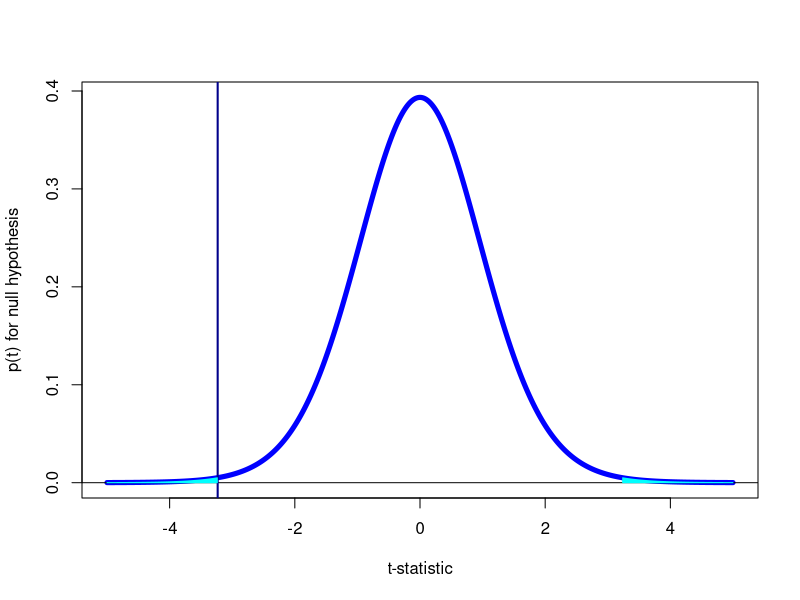
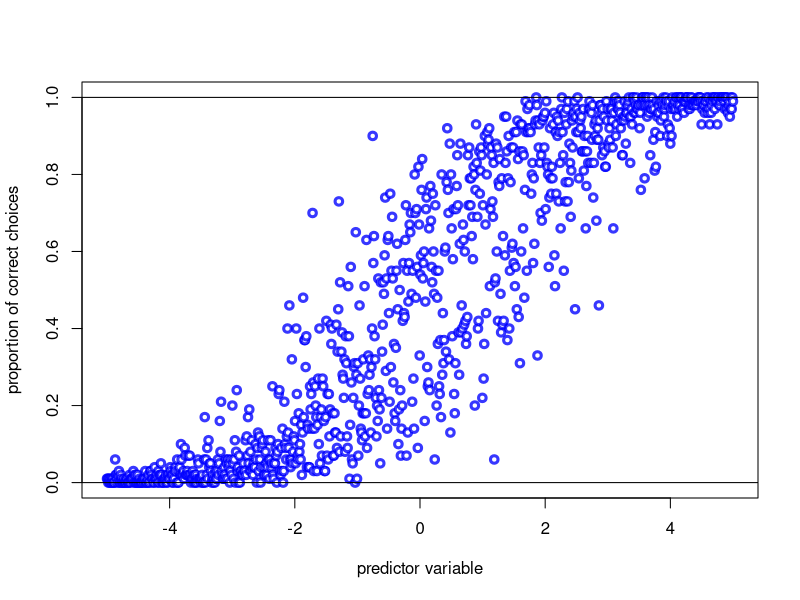
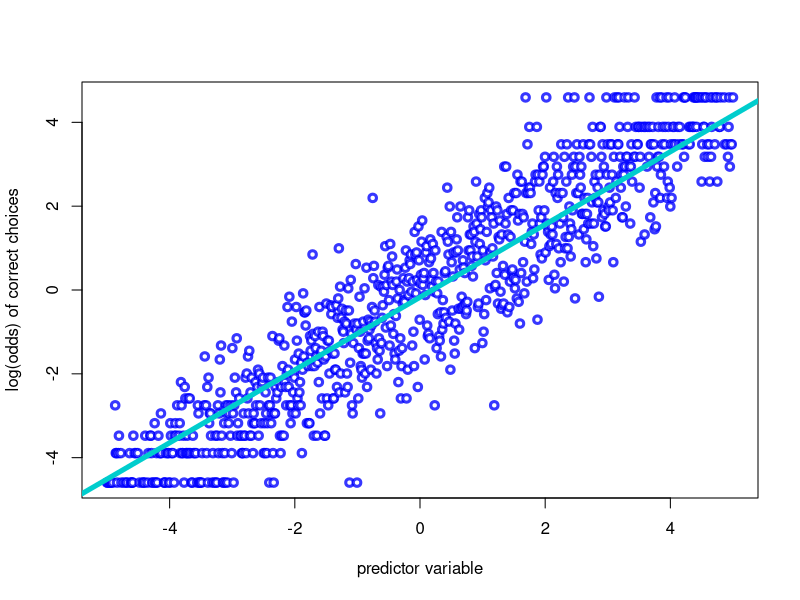
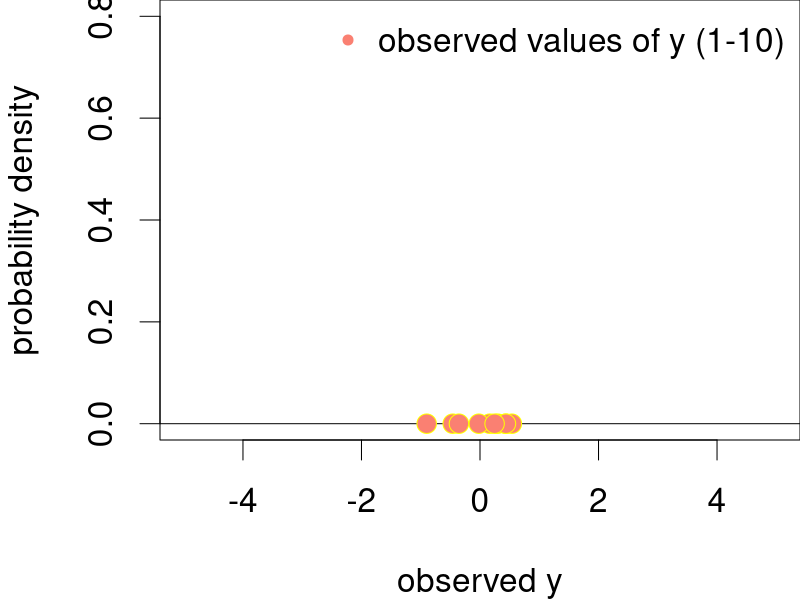
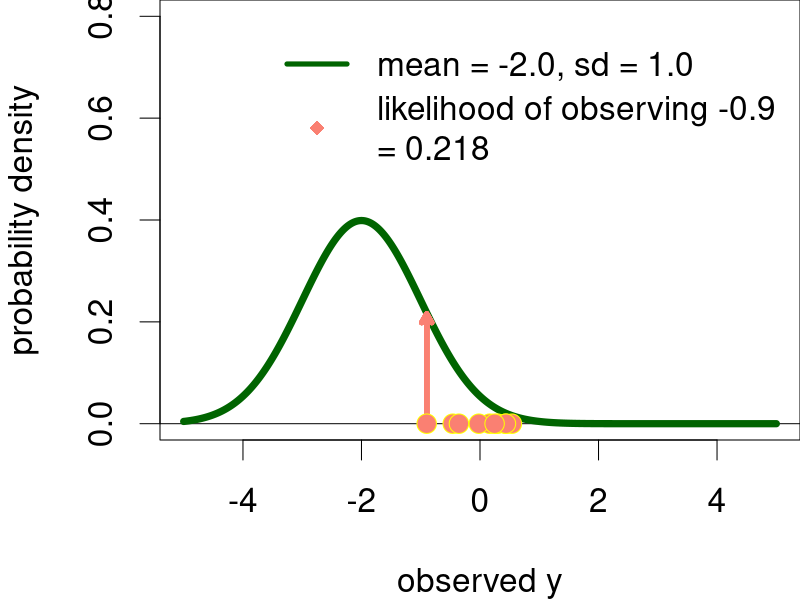
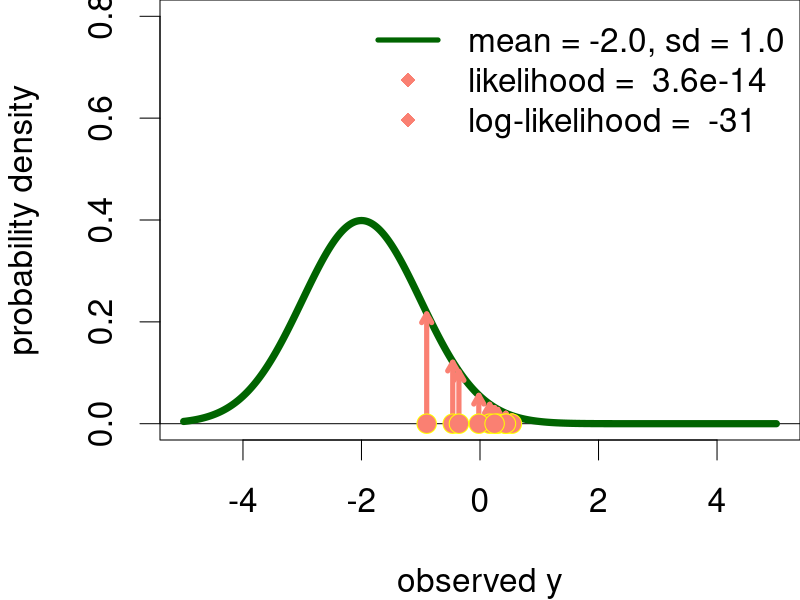
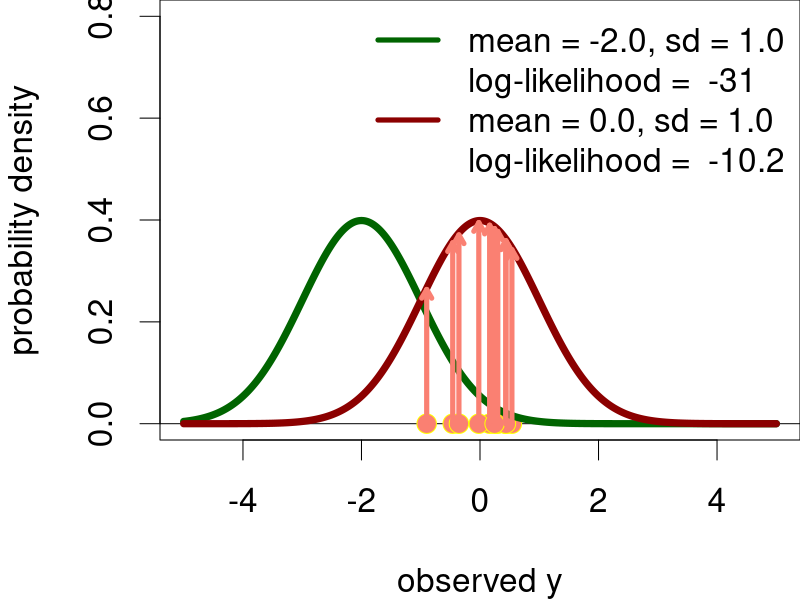
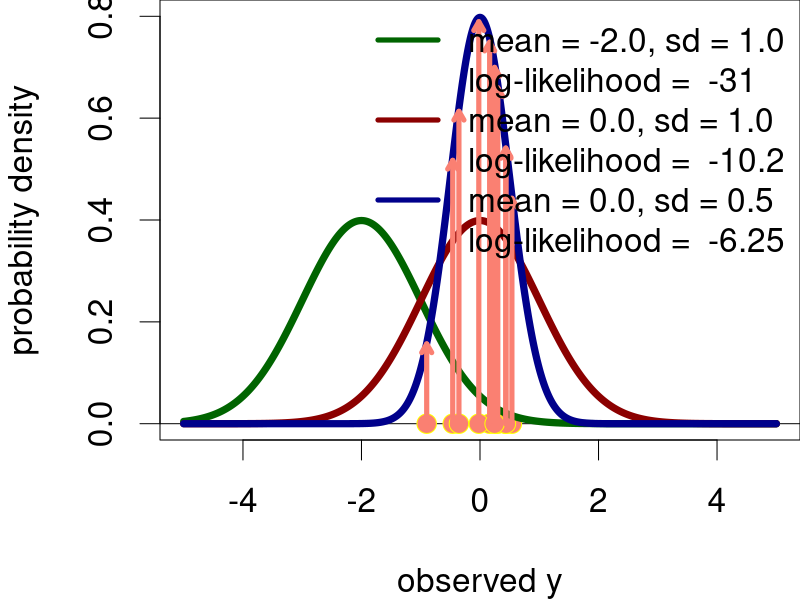

Recreate these plots in R, in order.
# Details ---------------------------------------------------------------
#       AUTHOR:	James Foster              DATE: 2022 06 16
#     MODIFIED:	James Foster              DATE: 2024 06 04
#
#  DESCRIPTION: Extra plots for introducing hypothesis testing and modelling.
#
#       USAGE:  First install the 'report' and 'emmeans' packages as suggested by
#               Rstudio, or by running install.packages('report'); install.packages('emmeans)
#               Run line by line (ctrl+enter), or run whole script (ctrl+shift+s)
#               Organised into subsections in overview (ctrl+shift+o)
#
#	   CHANGES: -More plots for MLE
#
#   REFERENCES: Turner, S. (2017) Essential Statistics with R
#               www.bioconnector.github.io/workshops/r-stats.html#continuous_variables
#               
#               Russell V. Lenth (2021). emmeans: Estimated Marginal Means, 
#               AKA Least-Squares Means. R package version 1.5.4. 
#               https://cran.r-project.org/web/packages/emmeans/vignettes/basics.html
#
#               Šidák, Z. K. (1967). "Rectangular Confidence Regions for the 
#               Means of Multivariate Normal Distributions". J. Am. Statist. Assoc. 
#               62 (318): 626–633. doi:10.1080/01621459.1967.10482935.
#
#TODO
#- Add comments +
#- Comment MLE plots


# Function for saving as PNG ----------------------------------------------
#Save the current figure as a single page PDF with the dimensions displayed
PNGsave  = function(Directory = getwd(),#place to save PNG
                    PlotName = 'My Plot',#name of the plot
                    Expr,#the plot command, as an expression between "{" and "}"
                    Dim = par("din"),#dimensions c(width, height) in inches (default)
                    Res = 150,#resolution in pixels/inch, defaults to 150 
                    ...){#any other commands are passed to png()
  #EXAMPLE
  # PNGsave(Directory = getwd(), PlotName = 'My Plot',
  #   Expr = 
  #     {plot(1:10, (1:10)^2)
  #       abline(h = 50, col = 2)
  #       legend('top',legend = c('x^2', 'x=50'),
  #              pch = c(1,NA), lty = c(NA,1), col = 1:2)
  #     }
  # )
  #open PNG device with the correct name and dimensions
  png(file = file.path(Directory, paste0(PlotName,'.png')),
      width = Dim[1]*Res, height = Dim[2]*Res, res = Res,
      ...
  )
  #evaluate the plotting expression using the environment *outside* the function
  eval(Expr, envir = .GlobalEnv)
  #Doesn't save until invisible device is closed
  dev.off()
  dev.set(dev.prev())#if there was an active device, switch back
}


# t-distribution and p-value ----------------------------------------------
xx = seq(from = -5,
         to = 5,
         length.out = 1e3)
pt = dt(x = xx,
        df = 18
        )
t_val = -3.2324
x_undert = subset(x = xx, 
                  subset = xx<t_val)
pt_undert = subset(x = pt, 
                   subset = xx<t_val)
plot(x = xx, 
     y = pt,
     lwd = 5,
     type = 'l',
     col = 'blue',
     xlab = 't-statistic',
     ylab = 'p(t) for null hypothesis')
abline(h = 0)
abline(v = -3.2324,
       col = 'darkblue',
       lwd = 2)
polygon(x = c(x_undert, rev(x_undert)),
        y = c(pt_undert, rep(x = 0, times = length(x_undert))),
        col = 'cyan',
        border = 'cyan')
polygon(x = c(-x_undert, rev(-x_undert)),
        y = c(pt_undert, rep(x = 0, times = length(x_undert))),
        col = 'cyan',
        border = 'cyan')



# Likelihood calculation --------------------------------------------------
#plot parameters
dm = c(15.5,10)
rs = 300#dots per inch
lw = 7#line width
arlw = 5#arrow line width

set.seed(17070523)#seed the random number generator with Linnaeus' birthday
#generate a random sample of 10 points from a narrow normal distribution
smpl = rnorm(n = 10,
             mean = 0.0,
             sd = 0.5)
#set up parameters for prospective normal distributions
mean_lst = list(a = -2,
                b = 0,
                c = 0)
sd_lst = list(a = 1.0,
                b = 1.0,
                c = 0.5)
#a function to estimate normal distributions across the xx values
Dnorm_xx = function(m,s, ...)
{dnorm(x = xx, mean = m, sd = s, ...)}
#apply the function across mean and sd values
norm_curve_lst = mapply(FUN = Dnorm_xx,
                        m = mean_lst,
                        s = sd_lst,
                        SIMPLIFY = FALSE)

#Plot 0, just the sample
PNGsave(PlotName = 'MLE_0',
        Res = rs,
        Dim = dm,
        Expr = 
          {
            #open the plot
        par(mar = c(4,4,0,0),
            cex = 2)
        #set up the axes
        plot(x = NULL, # no data yet
             xlim = c(-5, 5),
             ylim = c(0,0.8),
             xlab = 'observed y',
             ylab = 'probability density'
             )
        #show minimum probability density
        abline(h = 0)
        #add the data as a stripchart
        stripchart(x = smpl,
                   at = 0,
                   add = TRUE,
                   pch = 21,
                   bg = 'salmon',
                   col = 'yellow',
                   cex = 1.3
                   )
        #label with a legend in the top right
        legend(x = 'topright',
               pch = c(20),
               col = c('salmon'),
               legend = c('observed values of y (1-10)'
               ),
               bty = 'n',
               cex = 1.0
        )
        }
)

#Plot 1 
PNGsave(PlotName = 'MLE_1',
        Res = rs,
        Dim = dm,
        Expr = 
          {
            par(mar = c(4,4,0,0),
                cex = 2)
plot(x = NULL,
     xlim = c(-5, 5),
     ylim = c(0,0.8),
     xlab = 'observed y',
     ylab = 'probability density'
)
abline(h = 0)
lines(x = xx,
      y = norm_curve_lst$a,
      lwd = lw,
      col = 'darkgreen')
arrows(x0 = min(smpl),
       x1 = min(smpl),
       y0 = rep(x = 0, times = length(smpl)),
       y1 = dnorm(x = min(smpl),
                  mean = mean_lst$a,
                  sd = sd_lst$a)*0.99,
       col = 'salmon', 
       lwd = arlw,
       length = 0.1)
stripchart(x = smpl,
           at = 0,
           add = TRUE,
           pch = 21,
           bg = 'salmon',
           col = 'yellow',
           cex = 1.3
)
legend(x = 'topright',
       lty = c(1,NA,NA),
       lwd = c(5,NA,NA),
       pch = c(NA, 18, 18),
       col = c('darkgreen','salmon', 'salmon'),
       legend = c('mean = -2.0, sd = 1.0',
                  paste('likelihood of observing',
                        round(min(smpl),3),
                        '\n=',
                        signif(x = 
                                 dnorm(x = min(smpl),
                                            mean = mean_lst$a,
                                            sd = sd_lst$a),
                               digits = 3)
                  )
       ),
       bty = 'n',
       cex = 1.0
)
})

PNGsave(PlotName = 'MLE_2',
        Res = rs,
        Dim = dm,
        Expr = 
          {
            par(mar = c(4,4,0,0),
                cex = 2)
plot(x = NULL,
     xlim = c(-5, 5),
     ylim = c(0,0.8),
     xlab = 'observed y',
     ylab = 'probability density'
     )
abline(h = 0)
lines(x = xx,
      y = norm_curve_lst$a,
      lwd = lw,
      col = 'darkgreen')
arrows(x0 = smpl,
       x1 = smpl,
       y0 = rep(x = 0, times = length(smpl)),
       y1 = dnorm(x = smpl,
                  mean = mean_lst$a,
                  sd = sd_lst$a)*0.99,
       col = 'salmon', 
       lwd = arlw,
       length = 0.1)
stripchart(x = smpl,
           at = 0,
           add = TRUE,
           pch = 21,
           bg = 'salmon',
           col = 'yellow',
           cex = 1.3
           )
legend(x = 'topright',
       lty = c(1,NA,NA),
       lwd = c(5,NA,NA),
       pch = c(NA, 18, 18),
       col = c('darkgreen','salmon', 'salmon'),
       legend = c('mean = -2.0, sd = 1.0',
                 paste('likelihood = ',
                      signif(x = 
                        prod(dnorm(x = smpl,
                                 mean = mean_lst$a,
                                 sd = sd_lst$a)),
                        digits = 3)
                      ),
                  paste('log-likelihood = ',
                      signif(x = sum(dnorm(x = smpl,
                                 mean = mean_lst$a,
                                 sd = sd_lst$a,
                                log = TRUE)),
                          digits = 3)
                  )
       ),
       bty = 'n',
       cex = 1.0
)
})

PNGsave(PlotName = 'MLE_3',
        Res = rs,
        Dim = dm,
        Expr = 
          {
            par(mar = c(4,4,0,0),
                cex = 2)
plot(x = NULL,
     xlim = c(-5, 5),
     ylim = c(0,0.8),
     xlab = 'observed y',
     ylab = 'probability density'
     )
abline(h = 0)
stripchart(x = smpl,
           at = 0,
           add = TRUE,
           pch = 21,
           bg = 'salmon',
           col = 'yellow',
           cex = 1.3
           )
lines(x = xx,
      y = norm_curve_lst$a,
      lwd = lw,
      col = 'darkgreen')
lines(x = xx,
      y = norm_curve_lst$b,
      lwd = lw,
      col = 'darkred')
arrows(x0 = smpl,
       x1 = smpl,
       y0 = rep(x = 0, times = length(smpl)),
       y1 = dnorm(x = smpl,
                  mean =mean_lst$b,
                  sd = sd_lst$b)*0.99,
       col = 'salmon', 
       lwd = arlw,
       length = 0.1)
legend(x = 'topright',
       lty = c(1,NA,1,NA),
       lwd = c(5,NA,5,NA),
       col = c('darkgreen',
               NA,
               'darkred',
               NA),
       legend = c('mean = -2.0, sd = 1.0',
                  paste('log-likelihood = ',
                        signif(x = 
                                 sum(dnorm(x = smpl,
                                            mean = mean_lst$a,
                                            sd = sd_lst$a,
                                           log = TRUE)),
                               digits = 3)
                  ),
                  'mean = 0.0, sd = 1.0',
                  paste('log-likelihood = ',
                        signif(x = sum(dnorm(x = smpl,
                                             mean = mean_lst$b,
                                             sd = sd_lst$b,
                                             log = TRUE)),
                               digits = 3)
                  )
       ),
       bty = 'n',
       cex = 1.0
)
})

PNGsave(PlotName = 'MLE_4',
        Res = rs,
        Dim = dm,
        Expr = 
          {
            par(mar = c(4,4,0,0),
                cex = 2)
plot(x = NULL,
     xlim = c(-5, 5),
     ylim = c(0,0.8),
     xlab = 'observed y',
     ylab = 'probability density'
     )
abline(h = 0)
stripchart(x = smpl,
           at = 0,
           add = TRUE,
           pch = 21,
           bg = 'salmon',
           col = 'yellow',
           cex = 1.3
           )
lines(x = xx,
      y = norm_curve_lst$a,
      lwd = lw,
      col = 'darkgreen')
lines(x = xx,
      y = norm_curve_lst$b,
      lwd = lw,
      col = 'darkred')
lines(x = xx,
      y = norm_curve_lst$c,
      lwd = lw,
      col = 'darkblue')
arrows(x0 = smpl,
       x1 = smpl,
       y0 = rep(x = 0, times = length(smpl)),
       y1 = dnorm(x = smpl,
                  mean = mean_lst$c,
                  sd = sd_lst$c)*0.99,
       col = 'salmon', 
       lwd = arlw,
       length = 0.1)
legend(x = 'topright',
       lty = c(1,NA,1,NA),
       lwd = c(5,NA,5,NA),
       col = c('darkgreen',
               NA,
               'darkred',
               NA,
               'darkblue',
               NA),
       legend = c('mean = -2.0, sd = 1.0',
                  paste('log-likelihood = ',
                        signif(x = 
                                 sum(dnorm(x = smpl,
                                            mean = mean_lst$a,
                                            sd = sd_lst$a,
                                           log = TRUE)),
                               digits = 3)
                  ),
                  'mean = 0.0, sd = 1.0',
                  paste('log-likelihood = ',
                        signif(x = sum(dnorm(x = smpl,
                                             mean = mean_lst$b,
                                             sd = sd_lst$b,
                                             log = TRUE)),
                               digits = 3)
                  ),
                  'mean = 0.0, sd = 0.5',
                  paste('log-likelihood = ',
                        signif(x = sum(dnorm(x = smpl,
                                             mean = mean_lst$c,
                                             sd = sd_lst$c,
                                             log = TRUE)),
                               digits = 3)
                  )
       ),
       bty = 'n',
       cex = 1.0
)
})

# Multiple parameter MLE calculation --------------------------------------------------
#plot parameters
dm_m = c(6.24,5.45)
rs = 300#dots per inch
lw = 7#line width
arlw = 5#arrow line width

set.seed(17070523)#seed the random number generator with Linnaeus' birthday
#generate a random sample of 10 points from a narrow normal distribution
#set up parameters for prospective normal distributions
m_mean_lst = list(a = -0.60,  
                b = 1.00,
                c = 1.50)
m_sd_lst = list(a = 1.0,
              b = 1.0,
              c = 1.0)
#multiple samples
mlts = sapply(X = m_mean_lst,
              FUN = rnorm,
              n = 4)
#apply the function across mean and sd values
meas_mean_lst = sapply(data.frame(mlts), mean)
# meas_sd_lst = sapply(data.frame(mlts), sd) #not how it works in models
meas_sd_all = sd(apply(X = mlts,MARGIN = 2, FUN = function(x){x - mean(x)}) )
m_norm_curve_lst = mapply(FUN = Dnorm_xx,
                        m = meas_mean_lst,
                        s = meas_sd_all,
                        log = TRUE,
                        SIMPLIFY = FALSE)
m_norm_curv_all = Dnorm_xx(m = mean(mlts), 
                           s = sd(mlts),
                           log = TRUE)



PNGsave(PlotName = 'MultMLE_0',
        Res = rs,
        Dim = dm_m,
        Expr = 
          {
            par(mar = c(4,4,0,0),
                cex = 1.5)
            plot(x = NULL,
                 xlim = c(-5, 5),
                 ylim = c(-5,0),
                 xlab = 'observed y',
                 ylab = 'log probability density'
            )
            abline(h = 0)
            stripchart(x = mlts,
                       at = -5,
                       add = TRUE,
                       pch = 21,
                       bg = 'salmon',
                       col = 'yellow',
                       cex = 1.3,
                       method = 'overplot'
                         
            )
            lines(x = xx,
                  y = m_norm_curv_all,
                  lwd = lw,
                  col = 'gray50')
          })

PNGsave(PlotName = 'MultMLE_0_0',
        Res = rs,
        Dim = dm_m,
        Expr = 
          {
            par(mar = c(4,4,0,0),
                cex = 1.5)
            plot(x = NULL,
                 xlim = c(-5, 5),
                 ylim = c(-5,0),
                 xlab = 'observed y',
                 ylab = 'log probability density'
            )
            abline(h = 0)
            stripchart(x = mlts,
                       at = -5,
                       add = TRUE,
                       pch = 21,
                       bg = 'salmon',
                       col = 'yellow',
                       cex = 1.3,
                       method = 'overplot'
                         
            )
            lines(x = xx,
                  y = m_norm_curv_all,
                  lwd = lw,
                  col = 'gray50')
            abline(v = mean(mlts),
                   col = 'purple4',
                   lwd = arlw)
          })
PNGsave(PlotName = 'MultMLE_0_1',
        Res = rs,
        Dim = dm_m,
        Expr = 
          {
            par(mar = c(4,4,0,0),
                cex = 1.5)
            plot(x = NULL,
                 xlim = c(-5, 5),
                 ylim = c(-5,0),
                 xlab = 'observed y',
                 ylab = 'log probability density'
            )
            abline(h = 0)
            stripchart(x = mlts,
                       at = -5,
                       add = TRUE,
                       pch = 21,
                       bg = 'salmon',
                       col = 'yellow',
                       cex = 1.3,
                       method = 'overplot'
                         
            )
            lines(x = xx,
                  y = m_norm_curv_all,
                  lwd = lw,
                  col = 'gray50')
            abline(v = mean(mlts),
                   col = 'purple4',
                   lwd = arlw)
            arrows(x0 = mean(mlts)-sd(mlts),
                   x1 = mean(mlts)+sd(mlts),
                   y0 = dnorm(x = mean(mlts)+sd(mlts),
                              mean = mean(mlts),
                              sd = sd(mlts),
                                      log = TRUE),
                   y1 = dnorm(x = mean(mlts)+sd(mlts),
                              mean = mean(mlts),
                              sd = sd(mlts),
                                      log = TRUE),
                   code = 3,
                   angle = 90,
                   lwd = arlw,
                   length = 0.1,
                   col = 'red3'
                   )
          })

PNGsave(PlotName = 'MultMLE_1',
        Res = rs,
        Dim = dm_m,
        Expr = 
          {
            par(mar = c(4,4,0,0),
                cex = 1.5)
            plot(x = NULL,
                 xlim = c(-5, 5),
                 ylim = c(-5,0),
                 xlab = 'observed y',
                 ylab = 'log probability density'
            )
            abline(h = 0)
            stripchart(x = mlts,
                       at = -5,
                       add = TRUE,
                       pch = 21,
                       bg = 'salmon',
                       col = 'yellow',
                       cex = 1.3,
                       method = 'overplot'
                         
            )
            lines(x = xx,
                  y = m_norm_curv_all,
                  lwd = lw,
                  col = 'gray50')
            arrows(x0 = mlts,
                   x1 = mlts,
                   y0 = rep(x = -5, times = length(smpl)),
                   y1 = dnorm(x = mlts,
                              mean = mean(mlts),
                              sd = sd(mlts),
                              log = TRUE)*0.99,
                   col = 'salmon', 
                   lwd = arlw,
                   length = 0.1)
            legend(x = 'topleft',
                   inset = 0.1,
                   lty = c(1,NA),
                   lwd = c(5,NA),
                   col = c('gray50',
                           NA
                           ),
                   legend = c('mean = 0.84, sd = 1.6',
                              paste('log-likelihood = ',
                                    signif(x = 
                                             sum(dnorm(x = mlts,
                                                       mean = mean(mlts),
                                                       sd = sd(mlts),
                                                       log = TRUE)),
                                           digits = 3)
                                    )
                   ),
                   bty = 'n',
                   cex = 1.0
            )
          })

PNGsave(PlotName = 'MultMLE_2_0',
        Res = rs,
        Dim = dm_m,
        Expr = 
          {
            par(mar = c(4,4,0,0),
                cex = 1.5)
            plot(x = NULL,
                 xlim = c(-5, 5),
                 ylim = c(-5,0),
                 xlab = 'observed y',
                 ylab = 'log probability density'
            )
            abline(h = 0)
            lines(x = xx,
                  y = m_norm_curv_all,
                  lwd = lw,
                  col = 'gray50',
                  lty = 3)
            stripchart(x = mlts,
                       at = -5,
                       add = TRUE,
                       pch = 21,
                       bg = sort(rep(x = 
                                       c('orange2',
                                          'seagreen',
                                        'slategray3'),
                                     times = 4) ),
                       col = 'yellow',
                       cex = 1.3,
                       method = 'overplot'
                         
            )
          })

PNGsave(PlotName = 'MultMLE_2_1',
        Res = rs,
        Dim = dm_m,
        Expr = 
          {
            par(mar = c(4,4,0,0),
                cex = 1.5)
            plot(x = NULL,
                 xlim = c(-5, 5),
                 ylim = c(-5,0),
                 xlab = 'observed y',
                 ylab = 'log probability density'
            )
            abline(h = 0)
            lines(x = xx,
                  y = m_norm_curv_all,
                  lwd = lw,
                  col = 'gray50',
                  lty = 3)
            lines(x = xx,
                  y = m_norm_curve_lst$a,
                  lwd = lw,
                  col = 'orange2')
            lines(x = xx,
                  y = m_norm_curve_lst$b,
                  lwd = lw,
                  col = 'seagreen')
            lines(x = xx,
                  y = m_norm_curve_lst$c,
                  lwd = lw,
                  col = 'slategray3')
            stripchart(x = mlts,
                       at = -5,
                       add = TRUE,
                       pch = 21,
                       bg = sort(rep(x = 
                                       c('orange2',
                                          'seagreen',
                                        'slategray3'),
                                     times = 4) ),
                       col = 'yellow',
                       cex = 1.3,
                       method = 'overplot'
                         
            )
          })

PNGsave(PlotName = 'MultMLE_3_0',
        Res = rs,
        Dim = dm_m,
        Expr = 
          {
            par(mar = c(4,4,0,0),
                cex = 1.5)
            plot(x = NULL,
                 xlim = c(-5, 5),
                 ylim = c(-5,0),
                 xlab = 'observed y',
                 ylab = 'log probability density'
            )
            abline(h = 0)
            lines(x = xx,
                  y = m_norm_curv_all,
                  lwd = lw,
                  col = 'gray50',
                  lty = 3)
            lines(x = xx,
                  y = m_norm_curve_lst$a,
                  lwd = lw,
                  col = 'orange2')
            lines(x = xx,
                  y = m_norm_curve_lst$b,
                  lwd = lw,
                  col = 'seagreen')
            lines(x = xx,
                  y = m_norm_curve_lst$c,
                  lwd = lw,
                  col = 'slategray3')
            stripchart(x = mlts,
                       at = -5,
                       add = TRUE,
                       pch = 21,
                       bg = sort(rep(x = 
                                       c('orange2',
                                          'seagreen',
                                        'slategray3'),
                                     times = 4) ),
                       col = 'yellow',
                       cex = 1.3,
                       method = 'overplot'
                         
            )
            arrows(x0 = mlts[,'a'],
                   x1 = mlts[,'a'],
                   y0 = -5,
                   y1 = dnorm(x = mlts[,'a'],
                              mean = mean(mlts[,'a']),
                              sd = meas_sd_all,
                              # sd = sd(mlts[,'a']),
                              log = TRUE),
                   col = 'orange2', 
                   lwd = arlw,
                   length = 0.1)
            arrows(x0 = mlts[,'b'],
                   x1 = mlts[,'b'],
                   y0 = -5,
                   y1 = dnorm(x = mlts[,'b'],
                              mean = mean(mlts[,'b']),
                              sd = meas_sd_all,
                              # sd = sd(mlts[,'b']),
                              log = TRUE),
                   col = 'seagreen', 
                   lwd = arlw,
                   length = 0.1)
            arrows(x0 = mlts[,'c'],
                   x1 = mlts[,'c'],
                   y0 = -5,
                   y1 = dnorm(x = mlts[,'c'],
                              mean = mean(mlts[,'c']),
                              sd = 
                                meas_sd_all,
                              # sd(mlts[,'c']),
                              log = TRUE),
                   col = 'slategray3', 
                   lwd = arlw,
                   length = 0.1)
            legend(x = 'topleft',
                   legend = c(
                     paste('all data: log-likelihood = ',
                                    signif(x = 
                                             sum(dnorm(x = mlts,
                                                       mean = mean(mlts),
                                                       sd = sd(mlts),
                                                       log = TRUE)),
                                           digits = 3) ),
                                    paste('by conditions: log-likelihood = ',
                                    signif(x = 
                                             sum(dnorm(x = mlts[,'a'],
                                                       mean = mean(mlts[,'a']),
                                                       sd = meas_sd_all,
                                                       # sd = sd(mlts[,'a']),
                                                       log = TRUE)) +
                                             sum(dnorm(x = mlts[,'b'],
                                                       mean = mean(mlts[,'b']),
                                                       sd = meas_sd_all,
                                                       # sd = sd(mlts[,'b']),
                                                       log = TRUE)) +
                                             sum(dnorm(x = mlts[,'c'],
                                                       mean = mean(mlts[,'c']),
                                                       sd = meas_sd_all,
                                                       # sd = sd(mlts[,'c']),
                                                       log = TRUE))  ,
                                           digits = 3)
                              )
                   ),
                   bty = 'n',
                   cex = 1.0
            )
            
          })

PNGsave(PlotName = 'MultMLE_3_1',
        Res = rs,
        Dim = dm_m,
        Expr = 
          {
            par(mar = c(4,4,0,0),
                cex = 1.5)
            plot(x = NULL,
                 xlim = c(-5, 5),
                 ylim = c(-5,0),
                 xlab = 'observed y',
                 ylab = 'log probability density'
            )
            abline(h = 0)
            lines(x = xx,
                  y = m_norm_curv_all,
                  lwd = lw,
                  col = 'gray50',
                  lty = 3)
            lines(x = xx,
                  y = m_norm_curve_lst$a,
                  lwd = lw,
                  col = 'orange2')
            lines(x = xx,
                  y = m_norm_curve_lst$b,
                  lwd = lw,
                  col = 'seagreen')
            lines(x = xx,
                  y = m_norm_curve_lst$c,
                  lwd = lw,
                  col = 'slategray3')
            stripchart(x = mlts,
                       at = -5,
                       add = TRUE,
                       pch = 21,
                       bg = sort(rep(x = 
                                       c('orange2',
                                          'seagreen',
                                        'slategray3'),
                                     times = 4) ),
                       col = 'yellow',
                       cex = 1.3,
                       method = 'overplot'
                         
            )
            arrows(x0 = mean(mlts[,'a']),
                   x1 = mean(mlts[,'a']),
                   y0 = -5,
                   y1 = dnorm(x = 0,
                              mean = 0,
                              sd = meas_sd_all,
                              # sd = sd(mlts[,'a']),
                              log = TRUE),
                   col = 'orange2', 
                   lwd = arlw,
                   length = 0)
            arrows(x0 = mean(mlts[,'b']),
                   x1 = mean(mlts[,'b']),
                   y0 = -5,
                   y1 = dnorm(x = 0,
                              mean = 0,
                              sd = meas_sd_all,
                              # sd = sd(mlts[,'b']),
                              log = TRUE),
                   col = 'seagreen', 
                   lwd = arlw,
                   length = 0)
            arrows(x0 = mean(mlts[,'c']),
                   x1 = mean(mlts[,'c']),
                   y0 = -5,
                   y1 = dnorm(x = 0,
                              mean = 0,
                              sd = 
                                meas_sd_all,
                                # sd(mlts[,'c']),
                              log = TRUE),
                   col = 'slategray3', 
                   lwd = arlw,
                   length = 0)
          })


# 3D MLE Optimisation -----------------------------------------------------
# set.seed(17070523)#seed the random number generator with Linnaeus' birthday
# #multiple samples, larger sample for smooth surface
# mlts_3d = sapply(X = m_mean_lst[c('a','b')],
#               FUN = rnorm,
#               n = 10)
dm_3d = c(7.381890, 4.901575)*1.1
mlts_3d = mlts

lim = 2
condition_A = seq(from = -1*lim,
         to = 1*lim,
         length.out = 5e1)
condition_B = seq(from = -1*lim,
         to = 1*lim,
         length.out = 5e1)
LikFun  = function(x, y)
{ 
  est_sd = sqrt( #sum of squared errors
              sum(
                  (mlts_3d[,'a'] - x)^2 + 
                    (mlts_3d[,'b'] - y)^2
                  ) / length(mlts_3d)
            ) * 
              length(mlts_3d)/(length(mlts_3d)-1) #Bessel correction
  ll = sum(dnorm(x = mlts_3d[,'a'],
            mean = x,
            sd = est_sd ,
            log = TRUE)) +
      sum(dnorm(x = mlts_3d[,'b'],
                mean = y,
                sd = est_sd,
                log = TRUE))
  return(ll)
}
VLikFun = Vectorize(LikFun)
log_likelihood = outer(X = condition_A,
                       Y = condition_B, 
                       FUN = Vectorize(LikFun) )
log_likelihood_NA = ifelse(log_likelihood < median(log_likelihood)-1.6,
                           yes = NA,
                           no = log_likelihood)
PNGsave(PlotName = 'MLE3D_0',
        Res = rs,
        Dim = dm_3d,
        Expr = 
          {
par(mar = c(0,0,0,0))
rr = persp(x = condition_A, 
      y = condition_B, 
      z = log_likelihood_NA,
      zlim = c(median(log_likelihood), max(log_likelihood)),
      theta = 30,
      phi = 30,
      expand = 0.5,
      col = adjustcolor("lightblue",alpha.f = 0.5),
      border = adjustcolor('blue', alpha.f = 0.5),
      xlab = "Condition A mean",
      ylab = "Condition B mean",
      zlab = "log(likelihood)",
      cex.axis = 0.8,
      ticktype = 'detailed')
points(trans3d(x = mlts_3d[,'a'],
               y = rep(-2, length(mlts_3d[,'a'])), 
               z = rep(-15, length(mlts_3d[,'a'])),          
               pmat = rr),
       col = 'orange2',
       pch = 20,
       lwd = lw,
       cex = 2.0)
points(trans3d(y = mlts_3d[,'b'],
               x = rep(2, length(mlts_3d[,'b'])), 
               z = rep(-15, length(mlts_3d[,'b'])),          
               pmat = rr),
       col = 'seagreen',
       pch = 20,
       lwd = lw,
       cex = 2.0)
}
)

Ofun = function(prm)
{ - LikFun(prm[1],prm[2]) }
Ostepper = function(n, ...)
{
  oo = optim(par = c(a = 1,b = -1),
        fn = Ofun,
        control = list(maxit = n)
  )
  return(c(oo$par, ll = oo$value))
}
osteps = sapply(X = 1:100,
                FUN = Ostepper)
#prune identical osteps
usteps = osteps[,!duplicated(osteps['ll',])]

PNGsave(PlotName = 'MLE3D_1_0',
        Res = rs,
        Dim = dm_3d,
        Expr = 
          {
            par(mar = c(0,0,0,0))
rr = persp(x = condition_A, 
           y = condition_B, 
           # z = ll_mat,
           z = log_likelihood_NA,
           zlim = c(median(log_likelihood), max(log_likelihood)),
           theta = 30,
           phi = 30,
           expand = 0.5,
           col = adjustcolor("lightblue",alpha.f = 0.5),
           border = adjustcolor('blue', alpha.f = 0.5),
           xlab = "Condition A mean",
           ylab = "Condition B mean",
           zlab = "log(likelihood)",
           cex.axis = 0.8,
           ticktype = 'detailed')
points(trans3d(x = usteps['a',1:4],
              y = usteps['b',1:4], 
              z = -usteps['ll',1:4],          
              pmat = rr),
      col = 'red',
      type = 'b',
      pch = paste(1:4),
      lwd = 1.0,
      cex = 2.0)
points(trans3d(x = mlts_3d[,'a'],
               y = rep(-2, length(mlts_3d[,'a'])), 
               z = rep(-15, length(mlts_3d[,'a'])),          
               pmat = rr),
       col = 'orange2',
       pch = 20,
       lwd = lw,
       cex = 2.0)
points(trans3d(y = mlts_3d[,'b'],
               x = rep(2, length(mlts_3d[,'b'])), 
               z = rep(-15, length(mlts_3d[,'b'])),          
               pmat = rr),
       col = 'seagreen',
       pch = 20,
       lwd = lw,
       cex = 2.0)
})

PNGsave(PlotName = 'MLE3D_1',
        Res = rs,
        Dim = dm_3d,
        Expr = 
          {
            par(mar = c(0,0,0,0))
rr = persp(x = condition_A, 
           y = condition_B, 
           # z = ll_mat,
           z = log_likelihood_NA,
           zlim = c(median(log_likelihood), max(log_likelihood)),
           theta = 30,
           phi = 30,
           expand = 0.5,
           col = adjustcolor("lightblue",alpha.f = 0.5),
           border = adjustcolor('blue', alpha.f = 0.5),
           xlab = "Condition A mean",
           ylab = "Condition B mean",
           zlab = "log(likelihood)",
           cex.axis = 0.8,
           ticktype = 'detailed')
points(trans3d(x = usteps['a',1:9],
              y = usteps['b',1:9], 
              z = -usteps['ll',1:9],          
              pmat = rr),
      col = 'red',
      type = 'b',
      pch = paste(1:9),
      lwd = 1.0,
      cex = 2.0)
points(trans3d(x = mlts_3d[,'a'],
               y = rep(-2, length(mlts_3d[,'a'])), 
               z = rep(-15, length(mlts_3d[,'a'])),          
               pmat = rr),
       col = 'orange2',
       pch = 20,
       lwd = lw,
       cex = 2.0)
points(trans3d(y = mlts_3d[,'b'],
               x = rep(2, length(mlts_3d[,'b'])), 
               z = rep(-15, length(mlts_3d[,'b'])),          
               pmat = rr),
       col = 'seagreen',
       pch = 20,
       lwd = lw,
       cex = 2.0)
})

PNGsave(PlotName = 'MLE3D_2',
        Res = rs,
        Dim = dm_3d,
        Expr = 
          {
            par(mar = c(0,0,0,0))
rr = persp(x = condition_A, 
           y = condition_B, 
           # z = ll_mat,
           z = log_likelihood_NA,
           zlim = c(median(log_likelihood), max(log_likelihood)),
           theta = 30,
           phi = 30,
           expand = 0.5,
           col = adjustcolor("lightblue",alpha.f = 0.5),
           border = adjustcolor('blue', alpha.f = 0.5),
           xlab = "Condition A mean",
           ylab = "Condition B mean",
           zlab = "log(likelihood)",
           cex.axis = 0.8,
           ticktype = 'detailed')
points(trans3d(x = usteps['a',],
              y = usteps['b',], 
              z = -usteps['ll',],          
              pmat = rr),
      col = adjustcolor('red',0.3),
      type = 'b',
      pch = 19,
      lwd = arlw)

points(trans3d(x = m_mean_lst$a,
               y = m_mean_lst$b, 
               z = LikFun(m_mean_lst$a,
                          m_mean_lst$b),          
               pmat = rr),
       col = 'magenta',
       pch = 4,
       lwd = arlw,
       cex = 3)
points(trans3d(x = osteps['a',100],
               y = osteps['b',100], 
               z = -osteps['ll',100],          
               pmat = rr),
       col = 'red',
       pch = 3,
       lwd = arlw,
       cex = 3)
points(trans3d(x = mlts_3d[,'a'],
               y = rep(-2, length(mlts_3d[,'a'])), 
               z = rep(-15, length(mlts_3d[,'a'])),          
               pmat = rr),
       col = 'orange2',
       pch = 20,
       lwd = lw,
       cex = 2.0)
points(trans3d(y = mlts_3d[,'b'],
               x = rep(2, length(mlts_3d[,'b'])), 
               z = rep(-15, length(mlts_3d[,'b'])),          
               pmat = rr),
       col = 'seagreen',
       pch = 20,
       lwd = lw,
       cex = 2.0)
})

# Logit transform of sigmoid ---------------------------------------------
n_per_obs = 100

yy = rbinom(n = length(xx),
            size = n_per_obs,
            prob = plogis(xx*1.0 - 0.2 + rnorm(length(xx)))
)
co = 
  lapply(X = yy,
            FUN = function(y)
            { xnew = if(y < n_per_obs & y > 0)
              { c(rep(1, times = y),
                             rep(0, times = (n_per_obs-y))
              )
            }else
            {
              if(y == n_per_obs){rep(1, times = y)}else{rep(0, times = n_per_obs)}
            }
            
            }
           )
co = do.call(c,
             co)

xxx = lapply(X = xx,
                    FUN = function(x)
                      {
                      rep(x, times = n_per_obs)
                    })
xxx = do.call(c, xxx)

plot(x = xx, 
     y = yy/n_per_obs,
     lwd = 3,
     pch = 21,
     col = adjustcolor(col = 'blue', alpha.f = 200/255),
     bg = 'white',
     xlab = 'predictor variable',
     ylab = 'proportion of correct choices')
abline(h = c(0,1))

plot(x = xx, 
     y = qlogis(p = yy/n_per_obs),
     lwd = 3,
     pch = 21,
     col = adjustcolor(col = 'blue', alpha.f = 200/255),
     bg = 'white',
     xlab = 'predictor variable',
     ylab = 'log(odds) of correct choices')
ll = glm(formula = co ~ xxx,
         family = binomial(link = logit))
abline(ll, col = 'cyan3', lwd = 5)
